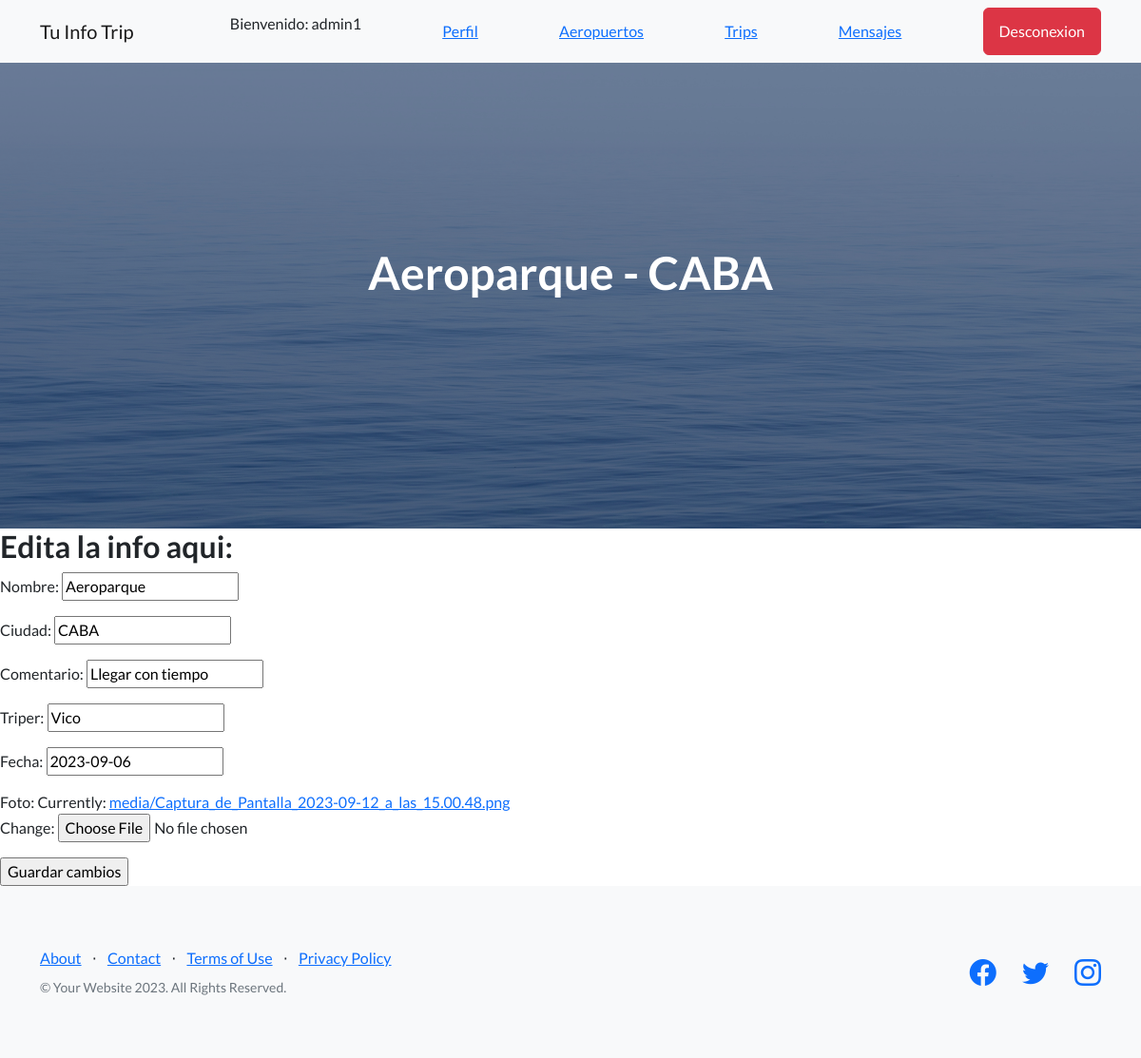
/AppBlog/editarAeropuerto/3 (signed in), run on the app's committed database.
### AppBlog/models.py (models this page shows)
class Aeropuerto(models.Model):
    nombre=models.CharField(max_length=50)
    ciudad=models.CharField(max_length=50)
    comentario=models.CharField(max_length=50)
    triper=models.CharField(max_length=50, null=True)
    fecha=models.DateField(default=date.today)
    foto= models.ImageField(upload_to='media/', blank=True, null=True)
    def __str__(self):
        return f"{self.nombre} - {self.ciudad}"

### AppBlog/views.py (the view)
# urls.py: path('editarAeropuerto/<id>', editarAeropuerto, name="editarAeropuerto"),
@login_required
def editarAeropuerto(request, id):
    aeropuerto = Aeropuerto.objects.get(id=id)
    if request.method == "POST":
        form = AeropuertoForm(request.POST, request.FILES)
        if form.is_valid():
            info = form.cleaned_data
            aeropuerto.nombre = info["nombre"]
            aeropuerto.ciudad = info["ciudad"]
            aeropuerto.comentario = info["comentario"]
            aeropuerto.triper = info["triper"]
            aeropuerto.fecha = info["fecha"]
            if 'foto' in request.FILES:
                aeropuerto.foto = request.FILES['foto']
            aeropuerto.save()
            mensaje = "Aeropuerto editado correctamente"
            aeropuertos = Aeropuerto.objects.all()
            formulario_aeropuerto = AeropuertoForm()
            return render(request, "AppBlog/aeropuertos.html", {"mensaje": mensaje, "formulario": formulario_aeropuerto, "aeropuertos": aeropuertos})
        else:
            formulario_aeropuerto = AeropuertoForm(initial={"nombre": aeropuerto.nombre, "ciudad": aeropuerto.ciudad,
                                                   "comentario": aeropuerto.comentario, "triper": aeropuerto.triper, "fecha": aeropuerto.fecha, "foto": aeropuerto.foto})
            return render(request, "AppBlog/editarAeropuerto.html", {"formulario": formulario_aeropuerto, "aeropuerto": aeropuerto})
    else:
        formulario_aeropuerto = AeropuertoForm(initial={"nombre": aeropuerto.nombre, "ciudad": aeropuerto.ciudad,
                                               "comentario": aeropuerto.comentario, "triper": aeropuerto.triper, "fecha": aeropuerto.fecha, "foto": aeropuerto.foto})
        return render(request, "AppBlog/editarAeropuerto.html", {"formulario": formulario_aeropuerto, "aeropuerto": aeropuerto})

### AppBlog/forms.py
class AeropuertoForm(forms.Form):
    nombre=forms.CharField(max_length=50)
    ciudad=forms.CharField(max_length=50)
    comentario=forms.CharField(max_length=50)
    triper=forms.CharField(max_length=50)
    fecha=forms.DateField()
    foto=forms.ImageField()

### AppBlog/templates/AppBlog/editarAeropuerto.html (shortened to what this page needs)
{% extends "AppBlog/padre.html" %}
{% load static %}
{% block titulo %}  {{ aeropuerto }} {% endblock %}
{% block contenido_que_cambia %}
<h2>Edita la info aqui:</h2>
<form action="{% url 'editarAeropuerto' aeropuerto.id %}" method="POST" enctype="multipart/form-data">
    {{ formulario.as_p }}
    <input type="submit" value="Guardar cambios">
</form>
{% endblock %}

### AppBlog/templates/AppBlog/padre.html (shortened to what this page needs)
<!DOCTYPE html>
<html lang="en">
    <head>
        {% load static %}
        <link href="https://cdn.jsdelivr.net/npm/bootstrap-icons@1.5.0/font/bootstrap-icons.css" rel="stylesheet" type="text/css" />
        <link href="{% static 'AppBlog/css/styles.css' %}" rel="stylesheet" />
    </head>
    <body>
        <nav class="navbar navbar-light bg-light static-top">
            <div class="container">
                <a class="navbar-brand" href="{% url 'inicio' %}">Tu Info Trip</a>
                {% if user.is_authenticated %}
                <p> Bienvenido: {{ user.username }}</p>
                <a class="text-primary" href="{% url 'ver_perfil' %}">Perfil</a>
                <a class="text-primary" href="{% url 'aeropuertos' %}">Aeropuertos</a>
                <a class="text-primary" href="{% url 'trip_list' %}">Trips</a>
                <a class="text-primary" href="{% url 'enviar_mensaje' %}">Mensajes</a>
                <a class="btn btn-danger" href="{% url 'logout' %}">Desconexion</a>
                {% else %}
                <a class="btn btn-success" href="{% url 'login' %}">Ingresar</a>
                <a class="btn btn-secondary"href="{% url 'register' %}">Registrarse</a>
                {% endif %}
            </div>
        </nav>
        <header class="masthead">
            <div class="container position-relative">
                <div class="row justify-content-center">
                    <div class="col-xl-6">
                        <div class="text-center text-white">
                            <h1 class="mb-5">{% block titulo %} {% endblock%}</h1>
                        </div>
                    </div>
                </div>
            </div>
        </header>
        {% block contenido_que_cambia %}
        {% endblock %}
        <footer class="footer bg-light">
            <div class="container">
                <div class="row">
                    <div class="col-lg-6 h-100 text-center text-lg-start my-auto">
                        <ul class="list-inline mb-2">
                            <li class="list-inline-item"><a href="#!">About</a></li>
                            <li class="list-inline-item">⋅</li>
                            <li class="list-inline-item"><a href="#!">Contact</a></li>
                            <li class="list-inline-item">⋅</li>
                            <li class="list-inline-item"><a href="#!">Terms of Use</a></li>
                            <li class="list-inline-item">⋅</li>
                            <li class="list-inline-item"><a href="#!">Privacy Policy</a></li>
                        </ul>
                        <p class="text-muted small mb-4 mb-lg-0">&copy; Your Website 2023. All Rights Reserved.</p>
                    </div>
                    <div class="col-lg-6 h-100 text-center text-lg-end my-auto">
                        <ul class="list-inline mb-0">
                            <li class="list-inline-item me-4">
                                <a href="#!"><i class="bi-facebook fs-3"></i></a>
                            </li>
                            <li class="list-inline-item me-4">
                                <a href="#!"><i class="bi-twitter fs-3"></i></a>
                            </li>
                            <li class="list-inline-item">
                                <a href="#!"><i class="bi-instagram fs-3"></i></a>
                            </li>
                        </ul>
                    </div>
                </div>
            </div>
        </footer>
    </body>
</html>

### data on the page
Aeropuerto: nombre+ciudad "Aeroparque - CABA", nombre "Aeroparque", ciudad "CABA", comentario "Llegar con tiempo", triper "Vico", fecha "2023-09-06"

### other printed values
{{ user.username }} "admin1"
